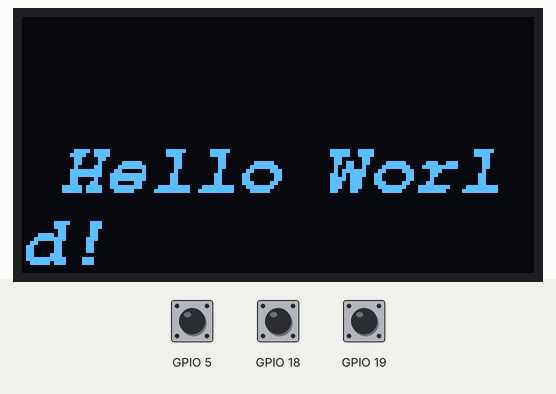
This sketch was run on a simulated ESP32. Parts: 128×64 one-colour display. Inputs (shaded band) come from the test bench; at power-on: GPIO 19 HIGH, GPIO 5 HIGH, GPIO 18 HIGH. What the sketch prints to the serial monitor is not drawn.

Above: at 1.2 s.
1.3 s: GPIO 19 pulled LOW for 0.15 s
At 4.3 s:
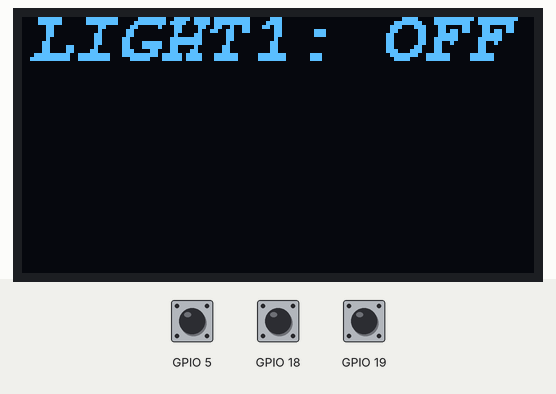
4.4 s: GPIO 5 pulled LOW for 3.2 s
At 6.0 s:
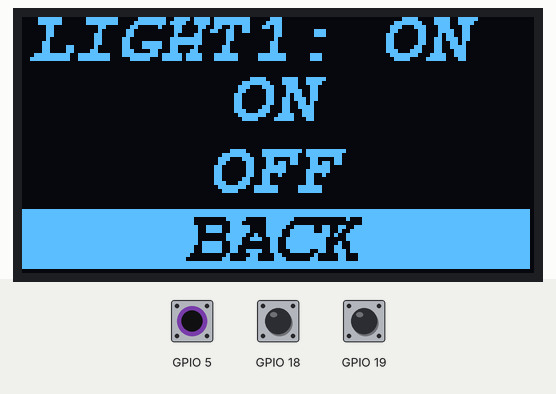
9.1 s: GPIO 5 pulled LOW for 0.15 s
At 10.3 s:
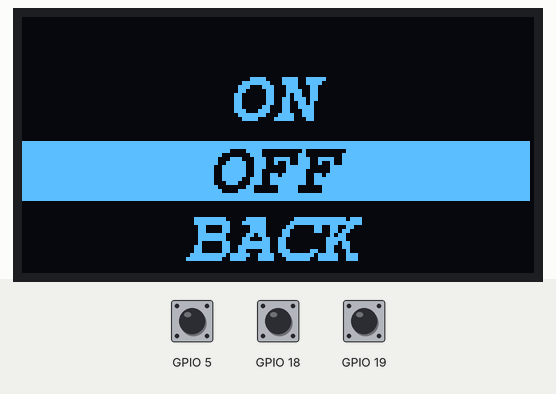
10.7 s: GPIO 18 pulled LOW for 0.15 s
At 11.1 s:
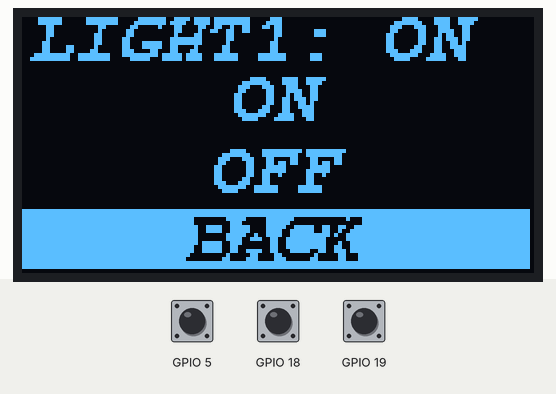
12.3 s: GPIO 18 pulled LOW for 1 s
At 13.1 s:
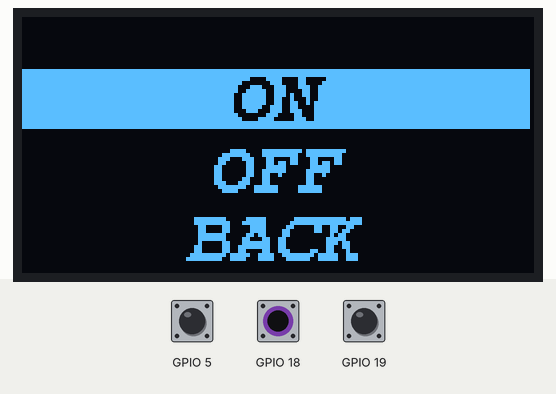
14.8 s: GPIO 19 pulled LOW for 1 s
At 15.5 s:
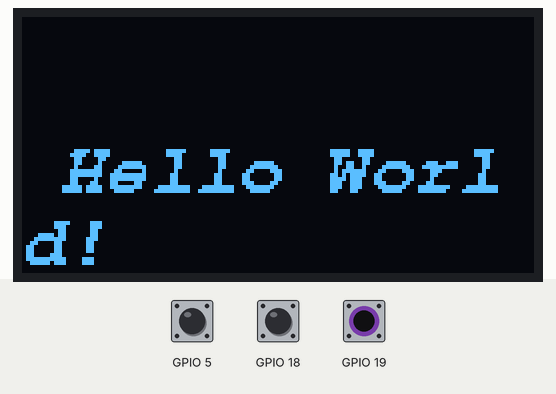
Timing chart, 0 to 17.8 s (numbered marks = the images above; inputs shaded):
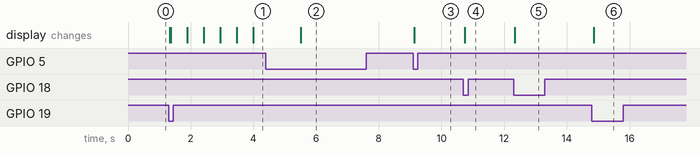

The sketch:

X2A_Test.ino
```cpp
#include <esp_now.h>
#include <WiFi.h>
#include <Adafruit_GFX.h>
#include <Adafruit_SSD1306.h>
#include <Fonts/FreeMonoBoldOblique9pt7b.h>

#define SCREEN_WIDTH 128
#define SCREEN_HEIGHT 64
#define OLED_RESET -1

uint8_t broadcastAddress[] = { 0xFF, 0xFF, 0xFF, 0xFF, 0xFF, 0xFF };

struct variable {
  int Pin = 0;
  int State = 0;
  int preState = 0;
  int onoff = 0;
};
variable UP;
variable DOWN;
variable SELECT;
int scroll = 0, count = 69;
Adafruit_SSD1306 display(SCREEN_WIDTH, SCREEN_HEIGHT, &Wire, OLED_RESET);

String success;

//Structure example to send data
//Must match the receiver structure
typedef struct struct_message {
  int onoff1 = 8;
  int onoff2 = 8;
  int state1 = 0;
  int state2 = 0;
  int Stateask1 = 0;
  int Stateask2 = 0;
};

struct_message Send;
struct_message incomingReadings;

esp_now_peer_info_t peerInfo;

// Callback when data is sent
void OnDataSent(const uint8_t *mac_addr, esp_now_send_status_t status) {
  Serial.print("\r\nLast Packet Send Status:\t");
  Serial.println(status == ESP_NOW_SEND_SUCCESS ? "Delivery Success" : "Delivery Fail");
  if (status == 0) {
    success = "Delivery Success :)";
  } else {
    success = "Delivery Fail :(";
  }
}

// Callback when data is received
void OnDataRecv(const uint8_t *mac, const uint8_t *incomingData, int len) {
  memcpy(&incomingReadings, incomingData, sizeof(incomingReadings));
  Serial.print("Bytes received: ");
}

void setup() {
  Serial.begin(115200);
  WiFi.mode(WIFI_STA);

  if (!display.begin(SSD1306_SWITCHCAPVCC, 0x3C)) {
    Serial.println(F("SSD1306 allocation failed"));
    for (;;)
      ;
  }
  UP.Pin = 5;
  DOWN.Pin = 18;
  SELECT.Pin = 19;
  pinMode(UP.Pin, INPUT_PULLUP);
  pinMode(DOWN.Pin, INPUT_PULLUP);
  pinMode(SELECT.Pin, INPUT_PULLUP);

  // Init ESP-NOW
  if (esp_now_init() != ESP_OK) {
    Serial.println("Error initializing ESP-NOW");
    return;
  }
  esp_now_register_send_cb(OnDataSent);

  // Register peer
  memcpy(peerInfo.peer_addr, broadcastAddress, 6);
  peerInfo.channel = 0;
  peerInfo.encrypt = false;

  // Add peer
  if (esp_now_add_peer(&peerInfo) != ESP_OK) {
    Serial.println("Failed to add peer");
    return;
  }
  // Register for a callback function that will be called when data is received
  esp_now_register_recv_cb(OnDataRecv);

  display.setFont(&FreeMonoBoldOblique9pt7b);
  display.setTextSize(1);
  TV_HOME();
  scroll = 0;
  Serial.print("scroll: ");
  Serial.println(scroll);
}

void loop() {
  //ADD KEYPAD PASSWORD REGOCNIZATION AND THEN SET A VARIABLE FOR EACH BULD ACCESS
  SELECT.State = digitalRead(SELECT.Pin);
  if (scroll != 0) {
    UP.State = digitalRead(UP.Pin);
    DOWN.State = digitalRead(DOWN.Pin);


    if (UP.State == LOW && UP.preState == 0) {
      count--;
      UP.preState = 1;
      scroll = (count % 3) + 1;
      Serial.print("scroll: ");
      Serial.println(scroll);

    } else if (UP.State == HIGH) {
      UP.preState = 0;
    }
    if (DOWN.State == LOW && DOWN.preState == 0) {
      DOWN.preState = 1;
      count++;
      scroll = (count % 3) + 1;
      Serial.print("scroll: ");
      Serial.println(scroll);

    } else if (DOWN.State == HIGH) {
      DOWN.preState = 0;
    }
  }
  if (SELECT.State == LOW && SELECT.preState == 0) {
    SELECT.preState = 1;
    if (scroll == 0) {
      Send.Stateask1 = 1;
      Send.onoff1=8;
      esp_err_t result = esp_now_send(broadcastAddress, (uint8_t *)&Send, sizeof(Send));
      if (result == ESP_OK) {
        Serial.println("Sent with success");
      } else {
        Serial.println("Error sending the data");
      }
      scroll = 1;
      count = 69;
      Serial.print("scroll: ");
      Serial.println(scroll);
    } else if (scroll == 1) {
      Send.onoff1 = 1;
      esp_err_t result = esp_now_send(broadcastAddress, (uint8_t *)&Send, sizeof(Send));
      if (result == ESP_OK) {
        Serial.println("Sent with success");
      } else {
        Serial.println("Error sending the data");
      }
      scroll = 0;
      Serial.print("scroll: ");
      Serial.println(scroll);
    } else if (scroll == 2) {
      Send.onoff1 = 0;
      esp_err_t result = esp_now_send(broadcastAddress, (uint8_t *)&Send, sizeof(Send));
      if (result == ESP_OK) {
        Serial.println("Sent with success");
      } else {
        Serial.println("Error sending the data");
      }
      scroll = 0;
    } else if (scroll == 3) {
      scroll = 0;
      count = 69;
      Serial.print("scroll: ");
      Serial.println(scroll);
    }
  } else if (SELECT.State == HIGH) {
    SELECT.preState = 0;
  }

  if (scroll == 1) {
    TV_LEDON();
  } else if (scroll == 2) {
    TV_LEDOFF();
  } else if (scroll == 3) {
    TV_BACK();
  } else if (scroll == 0) {
    TV_HOME();
  }
  if (Send.Stateask1 == 1) {
    GettingState();
    if (incomingReadings.onoff1 == 1) {
      display.clearDisplay();
      display.setFont(&FreeMonoBoldOblique9pt7b);
      display.setTextColor(WHITE);
      display.setCursor(2, 10);  //9,10
      display.print("LIGHT1: ON");
      display.display();
      delay(1500);
    } else {
      display.clearDisplay();
      display.setFont(&FreeMonoBoldOblique9pt7b);
      display.setTextColor(WHITE);
      display.setCursor(2, 10);  //9,10
      display.print("LIGHT1: OFF");
      display.display();
      delay(1500);
    }
    Send.Stateask1 = 0;
  }
}

void TV_LEDON() {
  display.clearDisplay();
  display.setFont(&FreeMonoBoldOblique9pt7b);
  display.setTextColor(WHITE);
  display.fillRect(0, 13, 127, 15, WHITE);
  display.setTextColor(BLACK);
  display.setCursor(52, 25);
  display.print("ON");
  display.setTextColor(WHITE);
  display.setCursor(47, 43);
  display.print("OFF");
  display.setCursor(41, 60);
  display.print("BACK");
  display.display();
}
void TV_LEDOFF() {
  display.clearDisplay();
  display.setFont(&FreeMonoBoldOblique9pt7b);
  display.setTextColor(WHITE);
  display.setCursor(52, 25);
  display.print("ON");
  display.fillRect(0, 31, 127, 15, WHITE);
  display.setTextColor(BLACK);
  display.setCursor(47, 43);
  display.print("OFF");
  display.setTextColor(WHITE);
  display.setCursor(41, 60);
  display.print("BACK");
  display.display();
}
void TV_BACK() {
  display.clearDisplay();
  display.setFont(&FreeMonoBoldOblique9pt7b);
  display.setCursor(2, 10);
  display.setTextColor(WHITE);
  display.print("LIGHT1: ON");
  display.setTextColor(WHITE);
  display.setCursor(52, 25);
  display.print("ON");
  display.setCursor(47, 43);
  display.print("OFF");
  display.fillRect(0, 48, 127, 15, WHITE);
  display.setTextColor(BLACK);
  display.setCursor(41, 60);
  display.print("BACK");
  display.display();
}
void TV_HOME() {
  display.clearDisplay();
  display.setFont(&FreeMonoBoldOblique9pt7b);
  display.setTextColor(WHITE);
  display.setCursor(10, 43);
  display.print("Hello World!");
  display.display();
}
void GettingState() {
  display.setFont();
  display.setTextSize(1);
  display.clearDisplay();
  display.setTextColor(WHITE);
  display.setCursor(0, 32);
  display.print("Getting State.");
  display.display();
  delay(500);
  display.clearDisplay();
  display.setTextColor(WHITE);
  display.setCursor(0, 32);
  display.print("Getting State..");
  display.display();
  delay(500);
  display.clearDisplay();
  display.setTextColor(WHITE);
  display.setCursor(0, 32);
  display.print("Getting State...");
  display.display();
  delay(500);
  display.clearDisplay();
  display.setTextColor(WHITE);
  display.setCursor(0, 32);
  display.print("Getting State....");
  display.display();
  delay(500);
  display.clearDisplay();
  display.setTextColor(WHITE);
  display.setCursor(20, 32);
  display.print("State Received");
  display.display();
  delay(500);
}
```

Measured:
- after the input at 1.3 s, the display: first changes at once (image 1 shows a later state)
- after the input at 4.4 s, the display: changes after 1.1 s (image 2)
- after the input at 9.1 s, the display: changes at once (image 3)
- after the input at 10.7 s, the display: changes after 0.05 s (image 4)
- after the input at 12.3 s, the display: changes at once (image 5)
- after the input at 14.8 s, the display: changes after 0.05 s (image 6)
